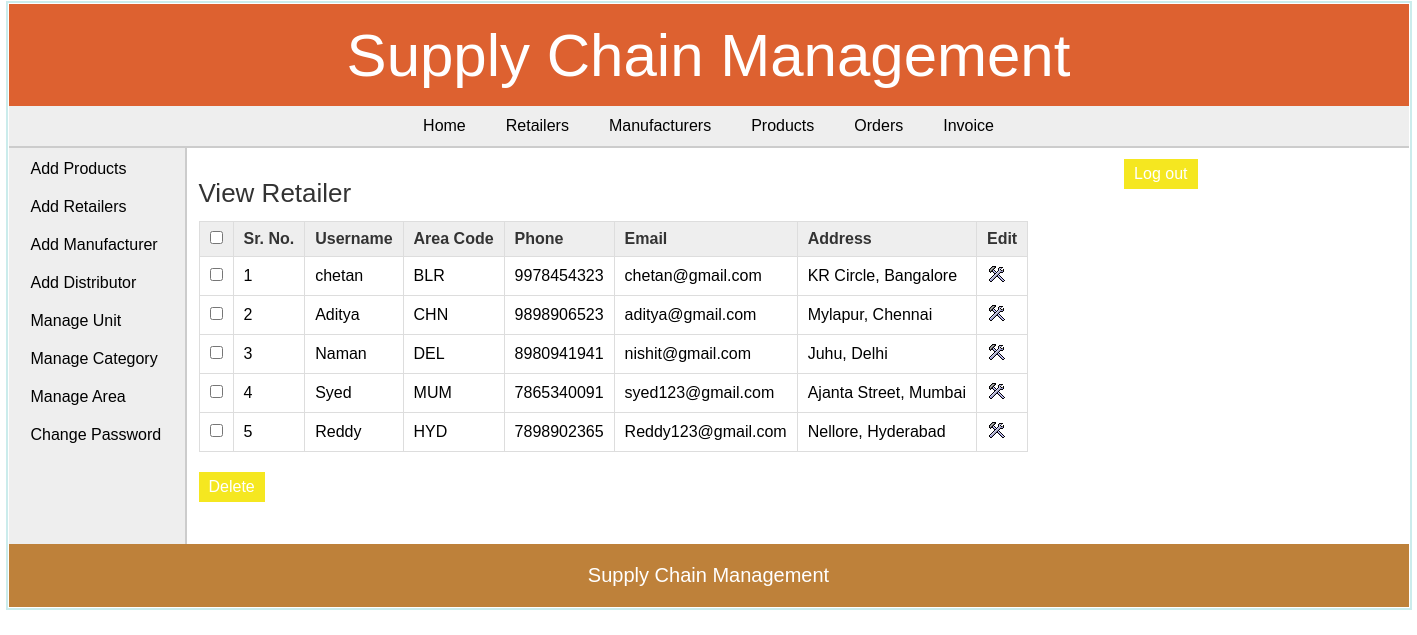
The app's page /admin/view_retailer.php (signed in) with its own data.
### tables this page shows
CREATE TABLE `retailer` (
  `retailer_id` int(11) NOT NULL,
  `username` varchar(25) NOT NULL,
  `password` varchar(25) NOT NULL,
  `address` varchar(200) NOT NULL,
  `area_id` int(11) NOT NULL,
  `phone` varchar(10) NOT NULL,
  `email` varchar(50) DEFAULT NULL
);

CREATE TABLE `area` (
  `area_id` int(11) NOT NULL,
  `area_name` varchar(50) NOT NULL,
  `area_code` varchar(10) NOT NULL
);

### admin/view_retailer.php (the view, shortened to what this page needs)
<?php
	include("../includes/config.php");
	if(isset($_SESSION['admin_login'])) {
		if($_SESSION['admin_login'] == true) {
			$query_selectRetailer = "SELECT * FROM retailer,area WHERE retailer.area_id=area.area_id";
			$result_selectRetailer = mysqli_query($con,$query_selectRetailer);
		}
		else {
			header('Location:../index.php');
		}
	}
	else {
		header('Location:../index.php');
	}
?>
<!DOCTYPE html>
<html>
<head>
	<link rel="stylesheet" href="../includes/main_style.css" >
</head>
<body>
	<?php
		include("../includes/header.inc.php");
		include("../includes/nav_admin.inc.php");
		include("../includes/aside_admin.inc.php");
	?>
	<section>
		<h1>View Retailer</h1>
		<form action="" method="POST" class="form">
		<table class="table_displayData">
			<tr>
				<th> <input type="checkbox" onClick="toggle(this)" /> </th>
				<th>Sr. No.</th>
				<th>Username</th>
				<th>Area Code</th>
				<th>Phone</th>
				<th>Email</th>
				<th>Address</th>
				<th> Edit </th>
			</tr>
			<?php $i=1; while($row_selectRetailer = mysqli_fetch_array($result_selectRetailer)) { ?>
			<tr>
				<td> <input type="checkbox" name="chkId[]" value="<?php echo $row_selectRetailer['retailer_id']; ?>" /> </td>
				<td> <?php echo $i; ?> </td>
				<td> <?php echo $row_selectRetailer['username']; ?> </td>
				<td> <?php echo $row_selectRetailer['area_code']; ?> </td>
				<td> <?php echo $row_selectRetailer['phone']; ?> </td>
				<td> <?php echo $row_selectRetailer['email']; ?> </td>
				<td> <?php echo $row_selectRetailer['address']; ?> </td>
				<td> <a href="edit_retailer.php?id=<?php echo $row_selectRetailer['retailer_id']; ?>"><img src="../images/edit.png" alt="edit" /></a> </td>
			</tr>
			<?php $i++; } ?>
		</table>
		<input type="submit" value="Delete" class="submit_button"/>
		</form>
	</section>
	<?php
		include("../includes/footer.inc.php");
	?>
</body>
</html>

### includes/main_style.css (style rules this page uses)
* { font-family: arial,sans-serif; margin:0px; padding:1px; }
body { width:1400px; margin:auto; border:2px solid #cbecec; }
a { text-decoration:none; }
.submit_button { font-size:16px; margin-top:20px; margin-right:20px; padding:6px 10px; background-color:#f5e720; border:none; color:white; }
section { width:1000px; padding:10px; padding-bottom:40px; }
section h1 { margin-bottom:10px; font-weight:normal; color:#333; font-size: 26px; }
table { border-collapse: collapse; }
.table_displayData td, .table_displayData th { border:1px solid #ddd; padding: 8px 10px; text-align: left; }
.table_displayData th { background-color:#eee; color:#333; }

### records on screen
retailer: username "chetan", area.area_code "BLR", phone "9978454323", email "chetan@gmail.com", address "KR Circle, Bangalore"
retailer: username "Aditya", area.area_code "CHN", phone "9898906523", email "aditya@gmail.com", address "Mylapur, Chennai"
retailer: username "Naman", area.area_code "DEL", phone "8980941941", email "nishit@gmail.com", address "Juhu, Delhi"
retailer: username "Syed", area.area_code "MUM", phone "7865340091", email "syed123@gmail.com", address "Ajanta Street, Mumbai"
retailer: username "Reddy", area.area_code "HYD", phone "7898902365", email "Reddy123@gmail.com", address "Nellore, Hyderabad"
